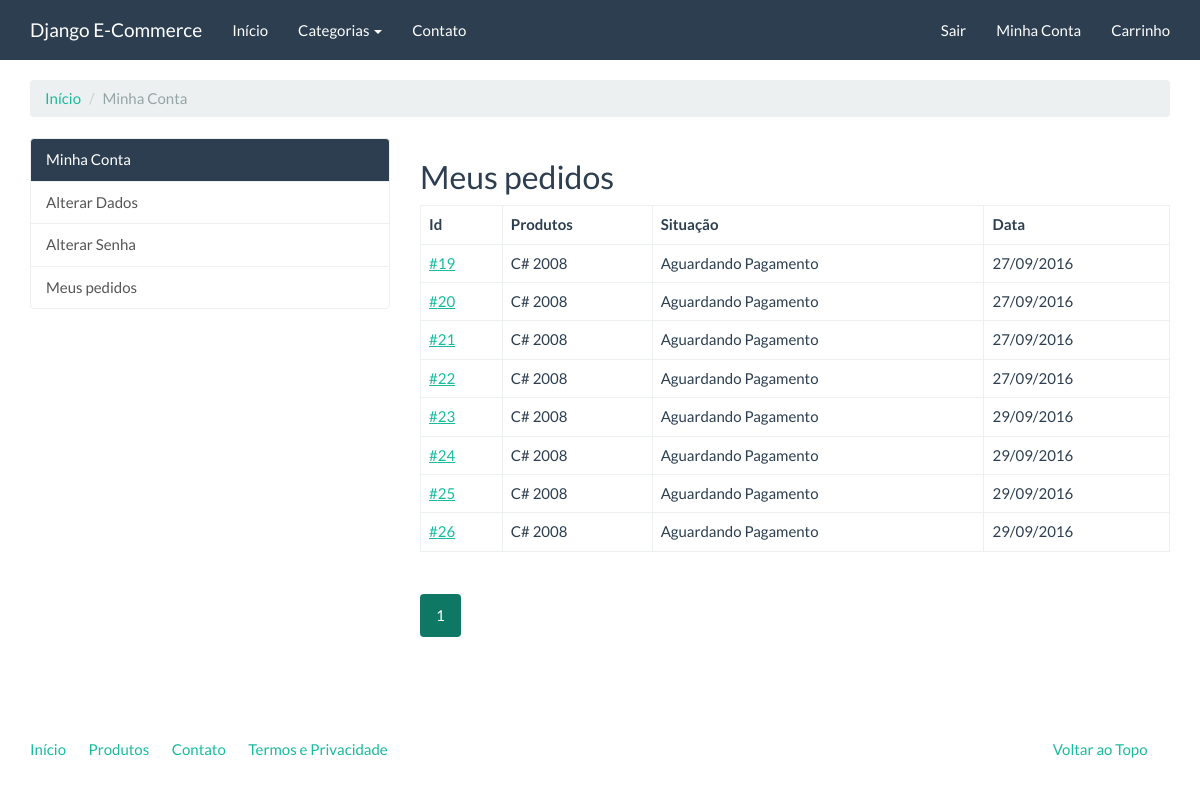
The app's page /compras/meus-pedidos/ (signed in), older data.
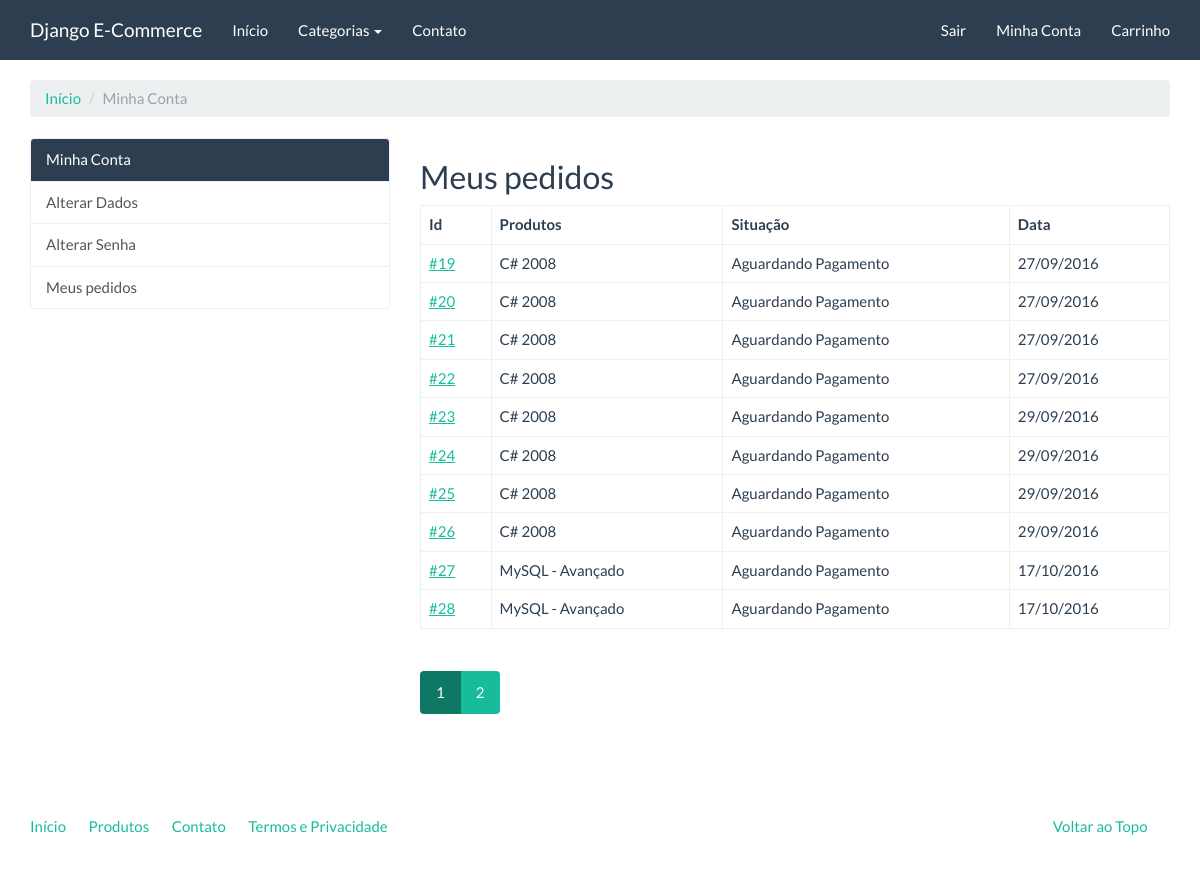
The same page, newer data.
### checkout/models.py (models this page shows, shortened)
class Order(models.Model):
    user = models.ForeignKey(settings.AUTH_USER_MODEL, verbose_name='Usuário')
    status = models.IntegerField('Situação', choices=STATUS_CHOICES, default=0, blank=True)
    payment_option = models.CharField('Opção de pagamento', choices=PAYMENT_OPTION_CHOICES, max_length=20, default='deposito')
    created = models.DateTimeField('Criado em', auto_now_add=True)
    modified = models.DateTimeField('Modificado em', auto_now=True)
    objects = OrderManager()
    class Meta:
        verbose_name = 'Pedido'
        verbose_name_plural = 'Pedidos'
    def products(self):
        products_ids = self.items.values_list('product')
        return Product.objects.filter(pk__in=products_ids)

### catalog/models.py (models this page shows, shortened)
class Product(models.Model):
    name = models.CharField('Nome', max_length=100)
    slug = models.SlugField('Identificador', max_length=100)
    category = models.ForeignKey('catalog.Category', verbose_name='Categoria')
    description = models.TextField('Descrição', blank=True)
    price = models.DecimalField('Preço', decimal_places=2, max_digits=8)
    created = models.DateField('Criado em', auto_now_add=True)
    modified = models.DateField('Modificado em', auto_now=True)
    class Meta:
        verbose_name = 'Produto'
        verbose_name_plural = 'Produtos'
        ordering = ['name']

### checkout/views.py (the view)
class OrderListView(LoginRequiredMixin, ListView):
    template_name = 'checkout/order_list.html'
    paginate_by = 10
    def get_queryset(self):
        return Order.objects.filter(user=self.request.user)

### catalog/context_processors.py (called while the page is built)
def categories(request):
    return {
        'categories': Category.objects.all()
    }

### catalog/models.py (called while the page is built)
    def get_absolute_url(self):
        return reverse('catalog:category', kwargs={'slug': self.slug})

### core/templatetags/pagination.py (called while the page is built)
@register.inclusion_tag('pagination.html')
def pagination(request, paginator, page_obj):
    context = {}
    context['paginator'] = paginator
    context['request'] = request
    context['page_obj'] = page_obj
    getvars = request.GET.copy()
    if 'page' in getvars:
        del getvars['page']
    if len(getvars) > 0:
        context['getvars'] = '&{0}'.format(getvars.urlencode())
    else:
        context['getvars'] = ''
    return context

### checkout/templates/checkout/order_list.html (shortened to what this page needs)
{% extends "accounts/index.html" %}
{% load pagination %}
{% block accounts_container %}
    <h2>Meus pedidos</h2>
    <table class="table table-bordered">
        <thead>
            <tr>
                <th>Id</th>
                <th>Produtos</th>
                <th>Situação</th>
                <th>Data</th>
            </tr>
        </thead>
        <tbody>
            {% for order in order_list %}
                <tr>
                    <td>
                        <a href="{% url 'checkout:order_detail' order.pk %}">#{{ order.pk }}</a>
                    </td>
                    <td>
                        {% for product in order.products %}
                            {{ product.name }}{% if not forloop.last %} <br/> {% endif %}
                        {% endfor %}
                    </td>
                    <td>
                        {{ order.get_status_display }}
                    </td>
                    <td>
                        {{ order.created|date:"d/m/Y" }}
                    </td>
                </tr>
            {% endfor %}
        </tbody>
    </table>
    {% pagination request paginator page_obj %}
{% endblock %}

Row changes from the older to the newer data that the page shows:
added Order: pk "27", status "Aguardando Pagamento", created "17/10/2016"
now on this page (row unchanged): Product: name "MySQL - Avançado"
added Order: pk "28", status "Aguardando Pagamento", created "17/10/2016"
Text that changed along with them:
new list line: "2"
